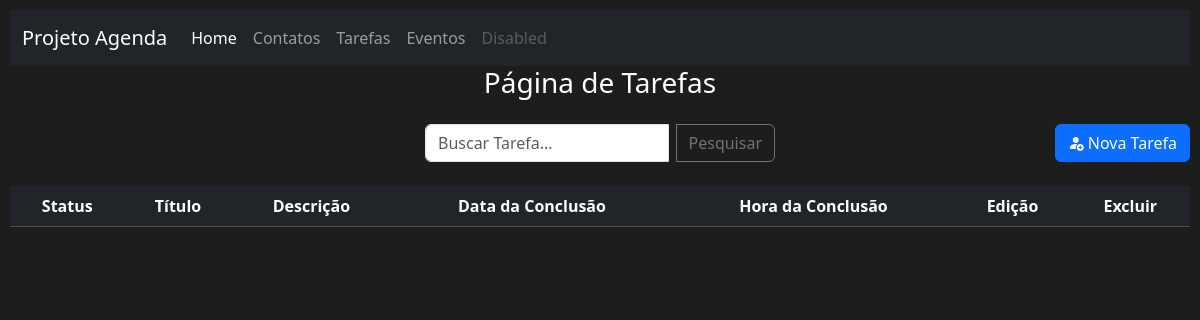
/index.php?menuop=tarefas, run on an earlier commit of the app's database.
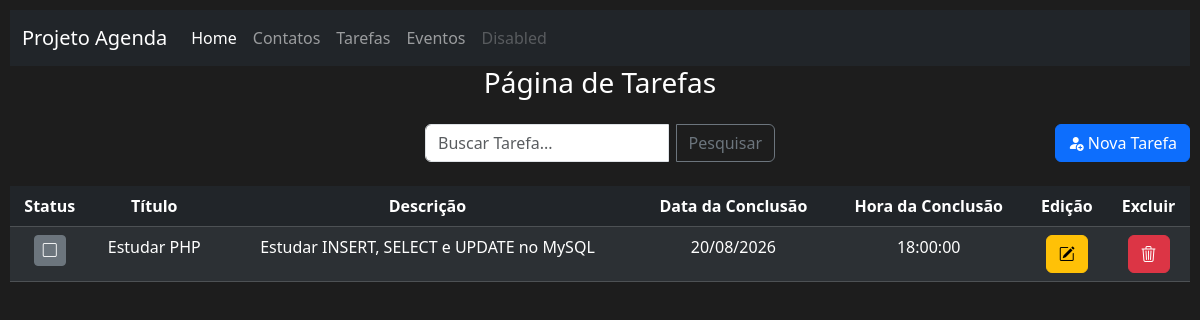
And on a later commit of the database.
### tables this page shows
CREATE TABLE `tbtarefas` (
  `idTarefa` int(11) NOT NULL,
  `tituloTarefa` varchar(255) NOT NULL,
  `descricaoTarefa` text NOT NULL,
  `dataConclusao` date NOT NULL,
  `horaConclusao` time NOT NULL,
  `dataLembrete` date NOT NULL,
  `horaLembrete` time NOT NULL,
  `recorrenciaTarefa` int(11) NOT NULL,
  `statusTarefa` tinyint(1) NOT NULL
);

### paginas/tarefas/tarefas.php (the view)
<?php
    $txt_pesquisa = (isset($_POST["txt_pesquisa"]))?$_POST["txt_pesquisa"]:"";
?>
<h3>Página de Tarefas</h3>
<div class="d-flex align-items-center justify-content-center position-relative my-4">
    <form class="input-group" style="max-width: 350px;" action="index.php?menuop=tarefas" method="post">
        <input class="form-control me-2" type="text" name="txt_pesquisa" placeholder="Buscar Tarefa...">
        <input class="btn btn-outline-secondary" type="submit" value="Pesquisar">
    </form>
    <div class="position-absolute end-0">
        <a class="btn btn-primary" href="index.php?menuop=cadastrar-tarefa">
            <i class="bi bi-person-fill-add"></i> Nova Tarefa
        </a>
    </div>
</div>
<table  class="table table-dark table-striped">
    <thead>
        <tr>
            <th> Status </th>
            <th> Título </th>
            <th> Descrição </th>
            <th> Data da Conclusão </th>
            <th> Hora da Conclusão </th>
            <th> Edição </th>
            <th> Excluir </th>
        </tr>
    </thead>
    <tbody>
    <?php
    $sql = "SELECT
            idTarefa,
            statusTarefa,
            tituloTarefa,
            descricaoTarefa,
            DATE_FORMAT(dataConclusao, '%d/%m/%Y') AS dataConclusao,
            horaConclusao
            FROM tbtarefas
            WHERE
            tituloTarefa LIKE '%{$txt_pesquisa}%' OR
            descricaoTarefa LIKE '%{$txt_pesquisa}%' OR
            DATE_FORMAT(dataConclusao, '%d/%m/%Y') LIKE '%{$txt_pesquisa}%'
            ORDER BY statusTarefa ,dataConclusao
            ";
    $rs = mysqli_query($conexao, $sql) or die("Erro ao executar consulta!" . mysqli_error($conexao));
    while($dados = mysqli_fetch_assoc($rs)){
    ?>
        <tr>
            <td>
                <a class="btn btn-secondary btn-sm" href="index.php?menuop=concluir-tarefa&idTarefa=<?=$dados["idTarefa"]?>">
                    <?php
                        if($dados['statusTarefa'] == 0){
                            echo '<i class="bi bi-square"></i>';
                        } else {
                            echo '<i class="bi bi-check-square"></i>';
                        }
                    ?>
                </a>
            </td>
            <td> <?=$dados["tituloTarefa"] ?>  </td>
            <td> <?=$dados["descricaoTarefa"] ?>  </td>
            <td> <?=$dados["dataConclusao"] ?>  </td>
            <td> <?=$dados["horaConclusao"] ?>  </td>
            <td> <a class="btn btn-warning" href="index.php?menuop=editar-tarefa&idTarefa=<?=$dados["idTarefa"] ?>"> <i class="bi bi-pencil-square"></i> </a> </td>
            <td> <a class="btn btn-danger" href="index.php?menuop=excluir-tarefa&idTarefa=<?=$dados["idTarefa"] ?>"> <i class="bi bi-trash3"> </i> </a> </td>
        </tr>
    <?php
    }
    ?>
    </tbody>
</table>
<br>

### index.php (shortened to what this page needs)
<?php
include("db/conexao.php");
?>
<!DOCTYPE html>
<html lang="en">
<head>
    <link href="https://cdn.jsdelivr.net/npm/bootstrap@5.3.8/dist/css/bootstrap.min.css" rel="stylesheet">
    <link rel="stylesheet" href="https://cdn.jsdelivr.net/npm/bootstrap-icons@1.11.3/font/bootstrap-icons.min.css">
    <link rel="stylesheet" href="css/style.css">
</head>
<body>
    <header>
        <nav class="navbar navbar-expand-lg bg-dark navbar-dark">
        <div class="container-fluid">
            <a class="navbar-brand" href="#">Projeto Agenda</a>
            <div class="collapse navbar-collapse" id="navbarNav">
            <ul class="navbar-nav">
                <li class="nav-item">
                <a class="nav-link active" aria-current="page" href="index.php?menuop=home">Home</a>
                </li>
                <li class="nav-item">
                <a class="nav-link" href="index.php?menuop=contatos ">Contatos</a>
                </li>
                <li class="nav-item">
                <a class="nav-link" href="index.php?menuop=tarefas">Tarefas</a>
                </li>
                <li class="nav-item">
                <a class="nav-link" href="index.php?menuop=eventos">Eventos</a>
                </li>
                <li class="nav-item">
                <a class="nav-link disabled" aria-disabled="true">Disabled</a>
                </li>
            </ul>
            </div>
        </div>
        </nav>
    </header>
    <main>
        <?php
        $menuop = (isset($_GET["menuop"]))?$_GET["menuop"]:"home";
        switch($menuop){
            case 'tarefas':
                include("paginas/tarefas/tarefas.php");
                break;
            }
        ?>
    </main>
</body>
</html>

### css/style.css (style rules this page uses)
body { background-color: rgb(29, 29, 29); color: white; text-align: center; padding: 10px; }

What changed in the data, as far as the page shows it:
added tbtarefas: statusTarefa 0 (drawn), tituloTarefa "Estudar PHP", descricaoTarefa "Estudar INSERT, SELECT e UPDATE no MySQL", dataConclusao "20/08/2026", horaConclusao "18:00:00"
